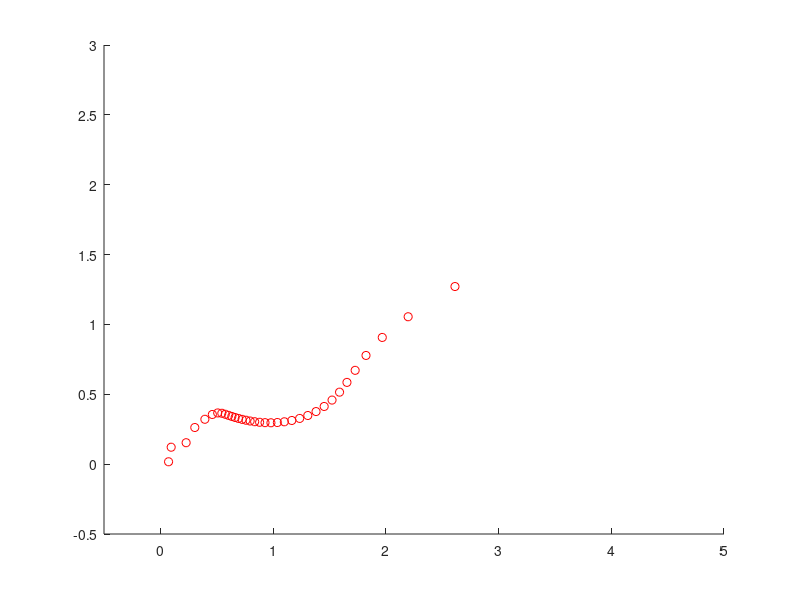

Write the MATLAB code that produced this figure.
function out = GuantFinalWorks()
clear
% pub = rospublisher('/raw_vel');
% sub = rossubscriber('/encoders');
% msg = rosmessage(pub);
% sub_bump = rossubscriber('/bump');
hold on
Xwall = 3.378;
Ywall = 2.159;
b1xc = 0.8128;
b1yc = 0.8128;
b2xc = 1.5748;
b2yc = 1.3716;
b3xc = 1.9812;
b3yc = 0.1526;
side = 0.3048;


%edit your ranges to display here.  important to not include the actual
%location of your object in this grid of points or it will give you
%infinities
x = [0.01; 0.01];
grad = findGrad(x(1),x(2))
%gradient = double(subs(Gradient,[px; py], x))

% Define the function
% Test at the initial point
d = .25; % meters
%x = [4; 1]; % beginning point
phi = 0; % radians
lambda = 2; % step size
delta = .93; % change in step size
vel = 0.05; 
w = vel/(d/2); % angular velocity
vlr = -(w*d)/2; % left wheel speed (meters/second)
vrr = (w*d)/2; % right wheel speed (meters/second)
y = 0; % for while loop

%    bumpMessage = receive(sub_bump);
%     if any(bumpMessage.Data)
%         msg.Data=[0,0];
%         send(pub, msg);
%     end
while grad(1)< 3
%     bumpMessage = receive(sub_bump);
%     if any(bumpMessage.Data)
%         msg.Data=[0,0];
%         send(pub, msg);
%         break;
%     end
    %gradient = Gradient(x); % creates gradient from initial point
    
    shift = lambda.*grad; % multiplies step size by gradient
    leng = norm(shift) % gives length of resulting vector
    x = x + shift % shifted position (where the robot is)
    hold on;
    plot(x(1),x(2),'ro');
    axis([-.5 5 -.5 3])
    drawnow
    lambda = lambda*delta; % decreases step size a little
    theta = atan2(grad(2),grad(1)); % angle robot is currently at
    delta_phi = theta-phi; % pre-movement angle
    if delta_phi < -pi
       delta_phi = delta_phi + 2*pi; % makes sure the robot doesn't make a full rotation and instead makes a small rotation
   end


    movetime = leng/vel %m/m*s* (m/s *f/m== f/s /f)

    turn_time = delta_phi/w % how long it should take for the robot to turn
    if turn_time < 0 
        turn_time = -turn_time; % makes turn time positive for rotation
        Vrr = -vrr; % switches wheel velocities
        Vlr = - Vrr; % switches wheel velocities
    else 
        Vlr = vlr;
        Vrr = vrr;
    end
% 
%     msg.Data = [Vlr, Vrr];
%     send(pub, msg);
% 
%     pause(turn_time)
% 
%     msg.Data=[0,0];
%     send(pub, msg);
% 
%     vl = vel;
%     vr = vel;
%     msg.Data = [vl, vr];
% 
%     send(pub, msg);
%     pause(movetime)
%     
%     msg.Data=[0,0];
%     send(pub, msg);
%     pause(.5)

    phi = theta; % updates current angle
    grad = findGrad(x(1),x(2))
end    

% msg.Data = [0, 0];
% send(pub, msg);

function grad = findGrad(x1,y1)
    x1 =[x1,y1]
    [px,py]=meshgrid(x1(1)-0.5:.15:x1(1)+0.5,x1(2)-0.5:.15:x1(2)+0.5);
    [xlim,ylim] = size(px);
    V = zeros(xlim, ylim);
    Cboxes_walls = .7;
    Cbucket = -10;
    for i=1:xlim
        for j=1:ylim
    %this is the equation and integral with ranges for a specific object:  you
    %should be able to figure out what this is and edit appropriately to get
    %what you want

    %Walls of Pen
     wall1dx = @(x)  1./sqrt(((px(i,j)-x).^2) + ((py(i,j)+.5).^2));
     wall2dy = @(y)  1./sqrt(((px(i,j)-Xwall-.5).^2) + ((py(i,j)-y).^2));
     wall3dx = @(x)  1./sqrt(((px(i,j)-x).^2) + ((py(i,j)- Ywall-.5).^2));
     wall4dy = @(y)  1./sqrt(((px(i,j)+ 0.5).^2) + ((py(i,j)-y).^2));
     wall1 = integral(wall1dx,0,Xwall);
     wall2 = integral(wall2dy,0,Ywall);
     wall3 = integral(wall3dx,0,Xwall);
     wall4 = integral(wall4dy,0,Ywall);
     walls = (Cboxes_walls* wall1) + (Cboxes_walls* wall2) + (Cboxes_walls* wall3) +(Cboxes_walls* wall4);

     %
     %Bucket
     point = 1./sqrt(((px(i,j)-(2.8194)).^2 )+ ((py(i,j)-1.397)).^2);
     %
     % Box 1
     b1s1dx = @(x)  1./sqrt(((px(i,j)-x).^2) + ((py(i,j)- b1yc).^2));
     b1s2dy = @(y)  1./sqrt(((px(i,j)-b1xc-side).^2) + ((py(i,j)-y).^2));
     b1s3dx = @(x)  1./sqrt(((px(i,j)-x).^2) + ((py(i,j)- b1yc-side).^2));
     b1s4dy = @(y)  1./sqrt(((px(i,j)-b1xc).^2) + ((py(i,j)-y).^2));
     b1s1 = integral( b1s1dx,b1xc,(b1xc+side));
     b1s2 = integral(b1s2dy,b1yc,(b1yc+side));
     b1s3 = integral(b1s3dx,b1xc,(b1xc+side));
     b1s4 = integral(b1s4dy,b1yc,b1yc+side);
     box1 = (Cboxes_walls* b1s1) + (Cboxes_walls* b1s2)+ (Cboxes_walls* b1s3)+ (Cboxes_walls* b1s4);

    %
    %Box2
    b2s1dx = @(x)  1./sqrt(((px(i,j)-x).^2) + ((py(i,j)- b2yc).^2));
    b2s2dy = @(y)  1./sqrt(((px(i,j)-b2xc-side).^2) + ((py(i,j)-y).^2));
    b2s3dx = @(x)  1./sqrt(((px(i,j)-x).^2) + ((py(i,j)- b2yc-side).^2));
    b2s4dy = @(y)  1./sqrt(((px(i,j)-b2xc).^2) + ((py(i,j)-y).^2));
    b2s1 = integral( b2s1dx,b2xc,(b2xc+side));
    b2s2 = integral(b2s2dy,b2yc,(b2yc+side));
    b2s3 = integral(b2s3dx,b2xc,(b2xc+side));
    b2s4 = integral(b2s4dy,b2yc,b2yc+side);
    box2 = (Cboxes_walls* b2s1) + (Cboxes_walls* b2s2)+ (Cboxes_walls* b2s3)+ (Cboxes_walls* b2s4);
    %
    %Box3
    b3s1dx = @(x)  1./sqrt(((px(i,j)-x).^2) + ((py(i,j)- b3yc).^2));
    b3s2dy = @(y)  1./sqrt(((px(i,j)-b3xc-side).^2) + ((py(i,j)-y).^2));
    b3s3dx = @(x)  1./sqrt(((px(i,j)-x).^2) + ((py(i,j)- b3yc-side).^2));
    b3s4dy = @(y)  1./sqrt(((px(i,j)-b3xc).^2) + ((py(i,j)-y).^2));
    b3s1 = integral( b3s1dx,b3xc,(b3xc+side));
    b3s2 = integral(b3s2dy,b3yc,(b3yc+side));
    b3s3 = integral(b3s3dx,b3xc,(b3xc+side));
    b3s4 = integral(b3s4dy,b3yc,b3yc+side);
    box3 = (Cboxes_walls* b3s1) + (Cboxes_walls* b3s2)+ (Cboxes_walls* b3s3)+ (Cboxes_walls* b3s4);
    %
     V(i,j) = box1 + box2 + box3 + walls + Cbucket*point;
        end
    end
    %%

    %%
    % Cpoint = -20;
    % point1 =  1./sqrt((px-(2.8194)).^2 + ((py-1.397)).^2)
    % V = Cpoint* point1
    V;
    [Ex, Ey] = gradient(V);
    Gradient = [-Ex(4,4); -Ey(4,4)];
    grad = Gradient;
end
out=2;
end


